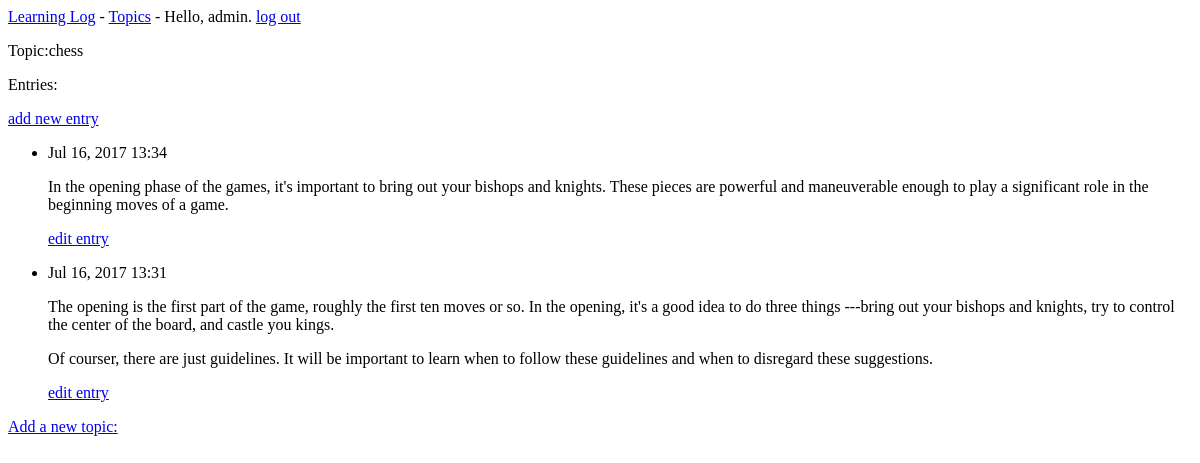
The page /topics/1/ (signed in) on the database as committed earlier.
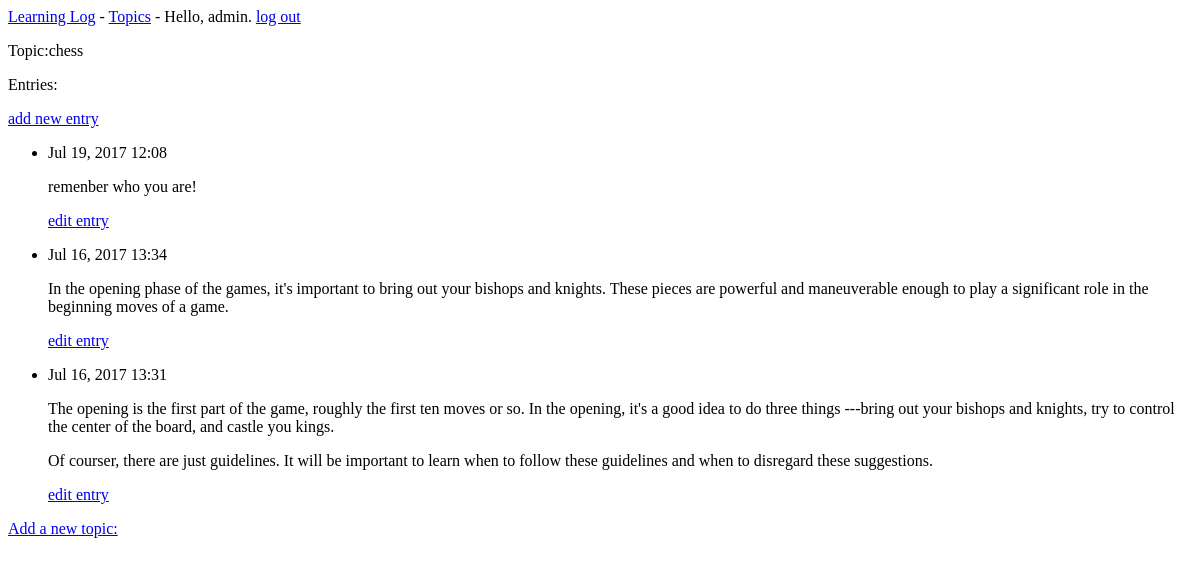
The same page on the database as committed later.
### learning_logs/models.py (models this page shows, shortened)
class Topic(models.Model):
    text = models.CharField(max_length=200)
    date_added = models.DateTimeField(auto_now_add=True)
    owner = models.ForeignKey(User)
    def __str__(self):
        return self.text

class Entry(models.Model):
    topic = models.ForeignKey(Topic)
    text = models.TextField()
    date_added = models.DateTimeField(auto_now_add=True)
    class Meta:
        verbose_name_plural = 'entries'

### learning_logs/views.py (the view)
# urls.py: url(r'^topics/(?P<topic_id>\d+)/$', views.topic, name='topic'),
@login_required
def topic(request, topic_id):
    topic = Topic.objects.get(id=topic_id)
    entries = topic.entry_set.order_by('-date_added')
    context = {'topic':topic, 'entries':entries}
    return render(request, 'learning_logs/topic.html', context)

### learning_logs/templates/learning_logs/topic.html
{% extends 'learning_logs/base.html' %}
{% block content %}
  <p>Topic:{{ topic }}</p>
  <p>Entries:</p>
  <p>
      <a href="{% url 'learning_logs:new_entry' topic.id %}">add new entry</a>
  </p>
  <ul>
  {% for entry in entries %}
    <li>
      <p>{{ entry.date_added|date:'M d, Y H:i'}}</p>
      <p>{{ entry.text|linebreaks }}</p>
      <p>
        <a href="{% url 'learning_logs:edit_entry' entry.id %}">edit entry</a>
      </p>
    </li>
  {% empty %}
    <li>
      There are no entries for this topic yet.
    </li>
  {% endfor %}
  </ul>
  <a href="{% url 'learning_logs:new_topic' %}">Add a new topic:</a>
{% endblock content %}

### learning_logs/templates/learning_logs/base.html
<p>
  <a href="{% url 'learning_logs:index' %}">Learning Log</a> -
  <a href="{% url 'learning_logs:topics' %}">Topics</a> -
  {% if user.is_authenticated %}
    Hello, {{ user.username }}.
    <a href="{% url 'users:logout' %}">log out</a>
  {% else %}
    <a href="{% url 'users:register' %}">register</a> -
    <a href="{% url 'users:login' %}">log in</a>
  {% endif %}
</p>
{% block content %}{% endblock %}

Rows that differ between the two databases and show on the page:
added Entry: date_added "Jul 19, 2017 12:08", text "remenber who you are!"
